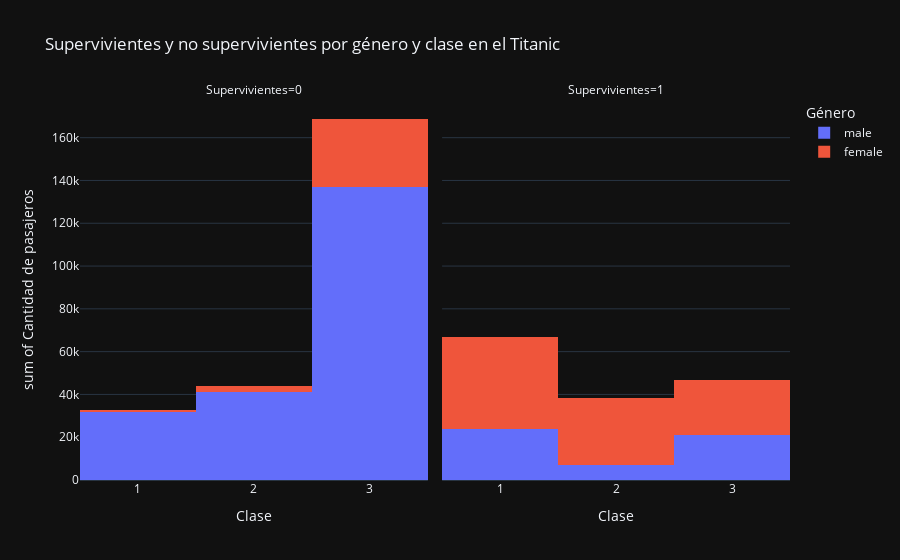

The notebook cell this image was saved under:
### Code cell
fig = px.histogram(titanic_df, x="Pclass", y="PassengerId", color="Sex", facet_col="Survived",
                    labels={"Pclass": "Clase", "PassengerId": "Cantidad de pasajeros", "Sex": "Género", "Survived": "Supervivientes"}, 
                    title="Supervivientes y no supervivientes por género y clase en el Titanic", template="plotly_dark")
print("Gráfico de barras apiladas para visualizar la cantidad de supervivientes y no supervivientes por género y clase")
fig.show()

### Figure 1 — Plotly figure (JSON) as saved in the notebook; plotly's stock layout.template omitted (floating-point values rounded to 4 significant figures; data arrays with more than 128 entries replaced by an {"elided": "..."} marker saying what was removed)
{"data": [{"alignmentgroup": "True", "bingroup": "x", "histfunc": "sum", "hovertemplate": "Género=male<br>Supervivientes=0<br>Clase=%{x}<br>sum of Cantidad de pasajeros=%{y}<extra></extra>", "legendgroup": "male", "marker": {"color": "#636efa", "pattern": {"shape": ""}}, "name": "male", "offsetgroup": "male", "orientation": "v", "showlegend": true, "type": "histogram", "x": {"elided": "468 int values"}, "xaxis": "x", "y": {"elided": "468 int values"}, "yaxis": "y"}, {"alignmentgroup": "True", "bingroup": "x", "histfunc": "sum", "hovertemplate": "Género=male<br>Supervivientes=1<br>Clase=%{x}<br>sum of Cantidad de pasajeros=%{y}<extra></extra>", "legendgroup": "male", "marker": {"color": "#636efa", "pattern": {"shape": ""}}, "name": "male", "offsetgroup": "male", "orientation": "v", "showlegend": false, "type": "histogram", "x": [2, 2, 1, 3, 1, 3, 3, 2, 3, 1, 3, 3, 3, 3, 3, 2, 1, 2, 3, 3, 1, 3, 1, 2, 1, 3, 3, 3, 3, 3, 2, 1, 3, 1, 3, 2, 3, 1, 1, 3, 3, 2, 3, 3, 1, 3, 1, 1, 1, 1, 3, 1, 1, 3, 1, 3, 3, 1, 2, 2, 2, 1, 3, 3, 2, 1, 3, 1, 1, 1, 1, 1, 3, 1, 1, 3, 1, 1, 1, 3, 2, 1, 1, 1, 3, 1, 1, 3, 1, 1, 1, 1, 3, 3, 2, 3, 3, 1, 3, 3, 3, 2, 3, 2, 3, 1, 1, 3, 1], "xaxis": "x2", "y": [18, 22, 24, 37, 56, 66, 75, 79, 82, 98, 108, 126, 128, 147, 166, 184, 188, 194, 205, 208, 210, 221, 225, 227, 249, 262, 268, 272, 284, 287, 289, 299, 302, 306, 339, 341, 349, 371, 391, 392, 401, 408, 415, 430, 431, 445, 446, 448, 450, 454, 456, 461, 485, 490, 508, 510, 511, 513, 544, 548, 550, 551, 554, 570, 571, 573, 580, 588, 600, 605, 608, 622, 623, 631, 633, 644, 646, 648, 661, 665, 674, 680, 682, 691, 693, 702, 708, 710, 713, 725, 738, 741, 745, 752, 756, 763, 789, 803, 804, 805, 822, 828, 829, 832, 839, 840, 858, 870, 890], "yaxis": "y2"}, {"alignmentgroup": "True", "bingroup": "x", "histfunc": "sum", "hovertemplate": "Género=female<br>Supervivientes=0<br>Clase=%{x}<br>sum of Cantidad de pasajeros=%{y}<extra></extra>", "legendgroup": "female", "marker": {"color": "#EF553B", "pattern": {"shape": ""}}, "name": "female", "offsetgroup": "female", "orientation": "v", "showlegend": true, "type": "histogram", "x": [3, 3, 3, 3, 3, 2, 3, 3, 3, 3, 3, 3, 3, 3, 3, 3, 3, 1, 3, 2, 3, 3, 3, 3, 3, 3, 3, 3, 3, 3, 1, 2, 2, 3, 3, 3, 3, 3, 3, 3, 3, 3, 3, 3, 3, 1, 3, 3, 3, 3, 3, 3, 3, 3, 3, 3, 3, 3, 3, 3, 3, 3, 3, 3, 3, 3, 3, 3, 3, 2, 3, 3, 3, 3, 3, 3, 2, 3, 3, 3, 3], "xaxis": "x", "y": [15, 19, 25, 39, 41, 42, 50, 72, 101, 112, 114, 115, 120, 133, 141, 148, 168, 178, 181, 200, 206, 230, 236, 241, 247, 252, 255, 265, 277, 294, 298, 313, 358, 363, 375, 397, 403, 405, 410, 416, 420, 424, 437, 475, 486, 499, 502, 503, 504, 535, 542, 543, 565, 568, 579, 594, 611, 618, 635, 639, 643, 655, 658, 679, 681, 703, 730, 737, 768, 773, 793, 800, 808, 814, 817, 853, 855, 864, 883, 886, 889], "yaxis": "y"}, {"alignmentgroup": "True", "bingroup": "x", "histfunc": "sum", "hovertemplate": "Género=female<br>Supervivientes=1<br>Clase=%{x}<br>sum of Cantidad de pasajeros=%{y}<extra></extra>", "legendgroup": "female", "marker": {"color": "#EF553B", "pattern": {"shape": ""}}, "name": "female", "offsetgroup": "female", "orientation": "v", "showlegend": false, "type": "histogram", "x": {"elided": "233 int values"}, "xaxis": "x2", "y": {"elided": "233 int values"}, "yaxis": "y2"}], "layout": {"annotations": [{"font": {}, "showarrow": false, "text": "Supervivientes=0", "x": 0.245, "xanchor": "center", "xref": "paper", "y": 1, "yanchor": "bottom", "yref": "paper"}, {"font": {}, "showarrow": false, "text": "Supervivientes=1", "x": 0.755, "xanchor": "center", "xref": "paper", "y": 1, "yanchor": "bottom", "yref": "paper"}], "barmode": "relative", "legend": {"title": {"text": "Género"}, "tracegroupgap": 0}, "title": {"text": "Supervivientes y no supervivientes por género y clase en el Titanic"}, "xaxis": {"anchor": "y", "domain": [0, 0.49], "title": {"text": "Clase"}}, "xaxis2": {"anchor": "y2", "domain": [0.51, 1], "matches": "x", "title": {"text": "Clase"}}, "yaxis": {"anchor": "x", "domain": [0, 1], "title": {"text": "sum of Cantidad de pasajeros"}}, "yaxis2": {"anchor": "x2", "domain": [0, 1], "matches": "y", "showticklabels": false}}}
